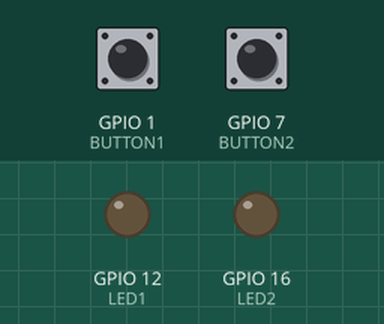
A program run on a simulated Raspberry Pi (BCM pin numbers). Parts: output pins drawn as LEDs (lit = HIGH). Inputs (shaded band) come from the test bench; at power-on: GPIO 1 (BUTTON1) HIGH, GPIO 7 (BUTTON2) HIGH. What the program prints to the terminal is not drawn.

Above: at 1.2 s.
1.3 s: GPIO 1 (BUTTON1) pulled LOW for 0.15 s
At 1.6 s:
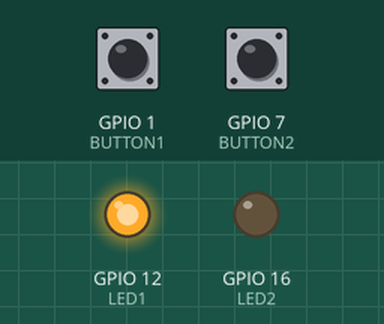
2.9 s: GPIO 7 (BUTTON2) pulled LOW for 0.15 s
At 4.0 s:
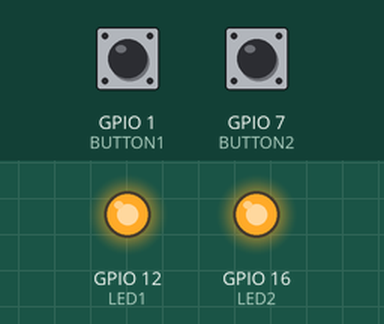
4.5 s: GPIO 1 (BUTTON1) pulled LOW for 1 s
At 5.2 s:
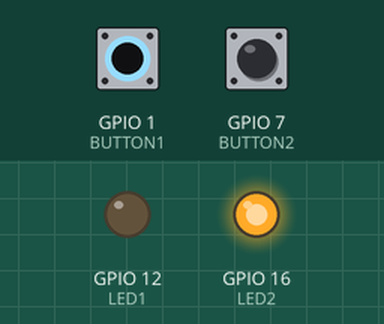
7.0 s: GPIO 1 (BUTTON1) pulled LOW for 3.2 s
At 8.3 s:
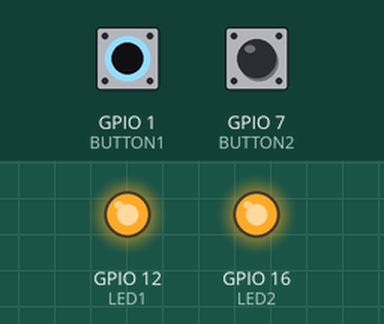
11.7 s: GPIO 7 (BUTTON2) pulled LOW for 1 s
At 13.1 s:
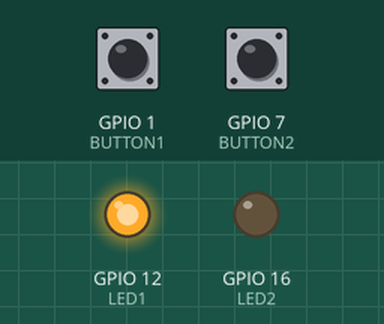
Timing chart, 0 to 14.7 s (numbered marks = the images above; inputs shaded):
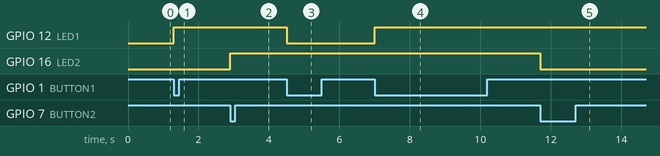

The program:

script.py
```python
import RPi.GPIO as GPIO
import signal
import sys
import time

# GPIO-Pins
LED1 = 12
LED2 = 16
BUTTON1 = 1
BUTTON2 = 7

# GPIO Setup
GPIO.setmode(GPIO.BCM)
GPIO.setup(LED1, GPIO.OUT, initial=GPIO.LOW)
GPIO.setup(LED2, GPIO.OUT, initial=GPIO.LOW)
GPIO.setup(BUTTON1, GPIO.IN, pull_up_down=GPIO.PUD_UP)
GPIO.setup(BUTTON2, GPIO.IN, pull_up_down=GPIO.PUD_UP)

# LED Status speichern
led_states = {LED1: False, LED2: False}

# Callback-Funktionen für Taster
def toggle_led(led, button):
    if GPIO.input(button) == GPIO.LOW:  # Prüfen, ob noch gedrückt
        led_states[led] = not led_states[led]
        GPIO.output(led, led_states[led])

# Event-Erkennung für Taster
GPIO.add_event_detect(BUTTON1, GPIO.FALLING, callback=lambda channel: toggle_led(LED1, BUTTON1), bouncetime=50)
GPIO.add_event_detect(BUTTON2, GPIO.FALLING, callback=lambda channel: toggle_led(LED2, BUTTON2), bouncetime=50)

# Cleanup-Funktion für sicheres Beenden
def cleanup(signum, frame):
    print("\nBeenden... GPIO Cleanup")
    GPIO.cleanup()
    sys.exit(0)

# Signal-Handler für SIGINT (Strg+C) und SIGTERM
signal.signal(signal.SIGINT, cleanup)
signal.signal(signal.SIGTERM, cleanup)

# Endlosschleife
print("Taster drücken, um LEDs zu schalten. Beenden mit Strg+C.")
while True:
    time.sleep(1)  # Idle
```

Measured:
- after the input at 1.3 s, GPIO 12 (LED1): LOW → HIGH at once
- after the input at 2.9 s, GPIO 16 (LED2): LOW → HIGH at once
- after the input at 4.5 s, GPIO 12 (LED1): HIGH → LOW at once
- after the input at 7.0 s, GPIO 12 (LED1): LOW → HIGH at once
- after the input at 11.7 s, GPIO 16 (LED2): HIGH → LOW at once
